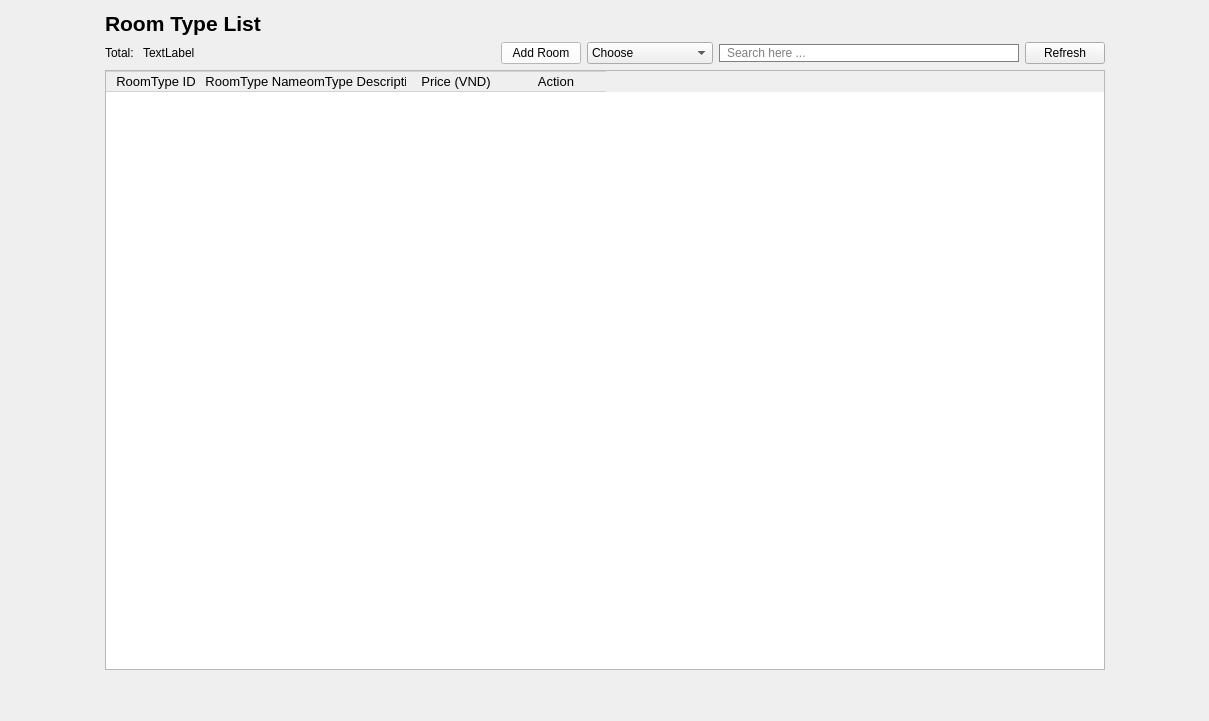
             <widget class="QWidget" name="page_11">
              <property name="minimumSize">
               <size>
                <width>0</width>
                <height>600</height>
               </size>
              </property>
              <layout class="QHBoxLayout" name="horizontalLayout_45">
               <item>
                <spacer name="horizontalSpacer_30">
                 <property name="orientation">
                  <enum>Qt::Orientation::Horizontal</enum>
                 </property>
                 <property name="sizeHint" stdset="0">
                  <size>
                   <width>94</width>
                   <height>20</height>
                  </size>
                 </property>
                </spacer>
               </item>
               <item>
                <layout class="QVBoxLayout" name="verticalLayout_15">
                 <item>
                  <layout class="QHBoxLayout" name="horizontalLayout_32">
                   <item>
                    <widget class="QLabel" name="label_22">
                     <property name="font">
                      <font>
                       <pointsize>16</pointsize>
                       <bold>true</bold>
                      </font>
                     </property>
                     <property name="text">
                      <string>Room Type List</string>
                     </property>
                    </widget>
                   </item>
                   <item>
                    <spacer name="horizontalSpacer_25">
                     <property name="orientation">
                      <enum>Qt::Orientation::Horizontal</enum>
                     </property>
                     <property name="sizeHint" stdset="0">
                      <size>
                       <width>40</width>
                       <height>20</height>
                      </size>
                     </property>
                    </spacer>
                   </item>
                  </layout>
                 </item>
                 <item>
                  <layout class="QHBoxLayout" name="horizontalLayout_33">
                   <item>
                    <layout class="QHBoxLayout" name="horizontalLayout_34">
                     <item>
                      <widget class="QLabel" name="label_23">
                       <property name="text">
                        <string>Total: </string>
                       </property>
                      </widget>
                     </item>
                     <item>
                      <widget class="QLabel" name="totalroom_6">
                       <property name="text">
                        <string>TextLabel</string>
                       </property>
                      </widget>
                     </item>
                    </layout>
                   </item>
                   <item>
                    <spacer name="horizontalSpacer_26">
                     <property name="orientation">
                      <enum>Qt::Orientation::Horizontal</enum>
                     </property>
                     <property name="sizeHint" stdset="0">
                      <size>
                       <width>40</width>
                       <height>20</height>
                      </size>
                     </property>
                    </spacer>
                   </item>
                   <item>
                    <widget class="QPushButton" name="addroom_3">
                     <property name="minimumSize">
                      <size>
                       <width>70</width>
                       <height>0</height>
                      </size>
                     </property>
                     <property name="styleSheet">
                      <string notr="true">QPushButton{
background-color: rgb(255, 255, 255);
}</string>
                     </property>
                     <property name="text">
                      <string>Add Room</string>
                     </property>
                     <property name="icon">
                      <iconset resource="Icon.qrc">
                       <normaloff>:/new/prefix1/Resources/add.png</normaloff>:/new/prefix1/Resources/add.png</iconset>
                     </property>
                     <property name="iconSize">
                      <size>
                       <width>10</width>
                       <height>10</height>
                      </size>
                     </property>
                     <property name="checkable">
                      <bool>false</bool>
                     </property>
                    </widget>
                   </item>
                   <item>
                    <widget class="QComboBox" name="CBSRT">
                     <item>
                      <property name="text">
                       <string>Choose</string>
                      </property>
                     </item>
                     <item>
                      <property name="text">
                       <string>RoomType ID</string>
                      </property>
                     </item>
                     <item>
                      <property name="text">
                       <string>RoomType Name</string>
                      </property>
                     </item>
                    </widget>
                   </item>
                   <item>
                    <widget class="QLineEdit" name="LineEditSearchRoomType">
                     <property name="styleSheet">
                      <string notr="true">QLineEdit{
padding-left:5px;
border: 1px solid gray;
border-radius: 10px;
}</string>
                     </property>
                     <property name="placeholderText">
                      <string>Search here ...</string>
                     </property>
                    </widget>
                   </item>
                   <item>
                    <widget class="QPushButton" name="Refbtn_3">
                     <property name="text">
                      <string>Refresh</string>
                     </property>
                     <property name="icon">
                      <iconset resource="Icon.qrc">
                       <normaloff>:/new/prefix1/Resources/reload.png</normaloff>:/new/prefix1/Resources/reload.png</iconset>
                     </property>
                    </widget>
                   </item>
                  </layout>
                 </item>
                 <item>
                  <widget class="QTableWidget" name="RoomTypeTable">
                   <property name="minimumSize">
                    <size>
                     <width>1000</width>
                     <height>600</height>
                    </size>
                   </property>
                   <property name="font">
                    <font>
                     <pointsize>10</pointsize>
                    </font>
                   </property>
                   <property name="styleSheet">
                    <string notr="true">QPushButton{
	 border: none;
}
QTableWidget::item {
       border-right: none;
       border-left: none;
       border-bottom: 1px solid #D3D3D3;
}
QHeaderView::section {
       border: 1px solid #D3D3D3; 
       border-right: none;      
       border-left: none;       
}</string>
                   </property>
                   <property name="editTriggers">
                    <set>QAbstractItemView::EditTrigger::NoEditTriggers</set>
                   </property>
                   <property name="alternatingRowColors">
                    <bool>true</bool>
                   </property>
                   <property name="selectionMode">
                    <enum>QAbstractItemView::SelectionMode::NoSelection</enum>
                   </property>
                   <property name="showGrid">
                    <bool>false</bool>
                   </property>
                   <attribute name="horizontalHeaderVisible">
                    <bool>true</bool>
                   </attribute>
                   <attribute name="horizontalHeaderCascadingSectionResizes">
                    <bool>false</bool>
                   </attribute>
                   <attribute name="horizontalHeaderHighlightSections">
                    <bool>true</bool>
                   </attribute>
                   <attribute name="horizontalHeaderShowSortIndicator" stdset="0">
                    <bool>false</bool>
                   </attribute>
                   <attribute name="horizontalHeaderStretchLastSection">
                    <bool>false</bool>
                   </attribute>
                   <column>
                    <property name="text">
                     <string>RoomType ID</string>
                    </property>
                   </column>
                   <column>
                    <property name="text">
                     <string>RoomType Name</string>
                    </property>
                   </column>
                   <column>
                    <property name="text">
                     <string>RoomType Description</string>
                    </property>
                   </column>
                   <column>
                    <property name="text">
                     <string>Price (VND)</string>
                    </property>
                   </column>
                   <column>
                    <property name="text">
                     <string>Action</string>
                    </property>
                   </column>
                  </widget>
                 </item>
                 <item>
                  <spacer name="verticalSpacer_5">
                   <property name="orientation">
                    <enum>Qt::Orientation::Vertical</enum>
                   </property>
                   <property name="sizeHint" stdset="0">
                    <size>
                     <width>20</width>
                     <height>40</height>
                    </size>
                   </property>
                  </spacer>
                 </item>
                </layout>
               </item>
               <item>
                <spacer name="horizontalSpacer_31">
                 <property name="orientation">
                  <enum>Qt::Orientation::Horizontal</enum>
                 </property>
                 <property name="sizeHint" stdset="0">
                  <size>
                   <width>93</width>
                   <height>20</height>
                  </size>
                 </property>
                </spacer>
               </item>
              </layout>
             </widget>
